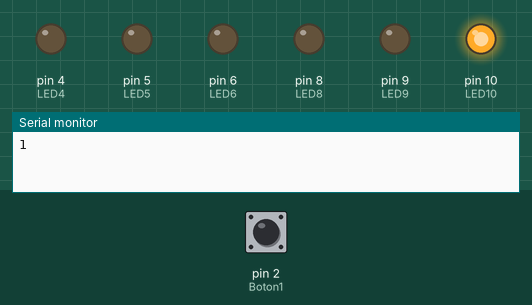
A sketch run on a simulated Arduino Uno, built with avr-gcc and run on an emulated ATmega328P. On the bench: output pins drawn as LEDs (lit = HIGH), the last lines printed to the serial monitor. The inputs (shaded band) are chosen by the test bench; at power-on: pin 2 (Boton1) HIGH.

Above: at 0.02 s.
At 0.27 s:
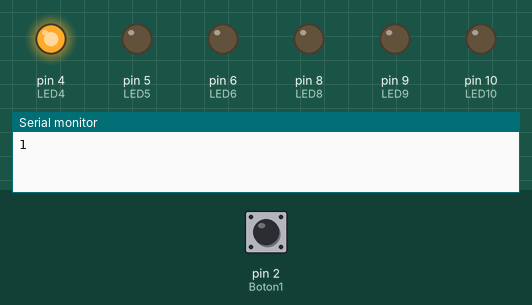
At 0.67 s:
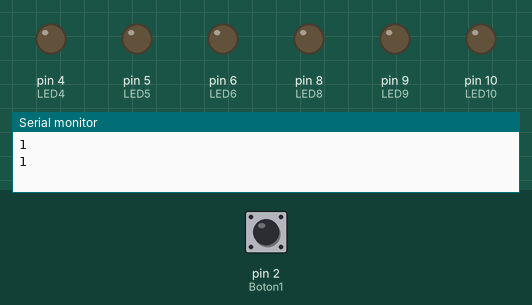
At 1.47 s:
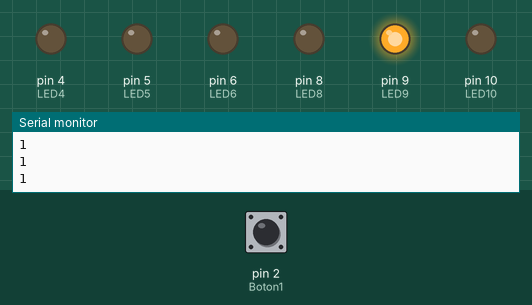
At 2.27 s:
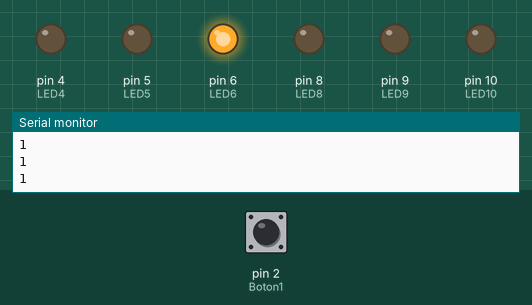
At 2.92 s:
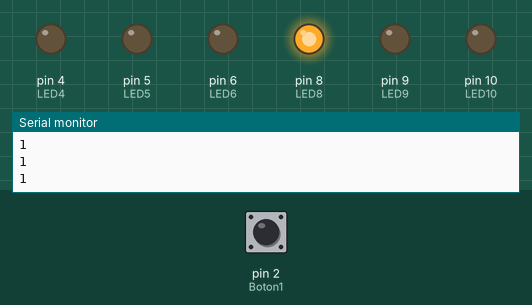
Timing chart, 0 to 3.2 s (numbered marks = the images above):
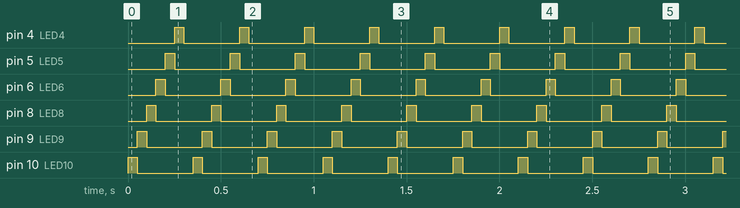

The sketch:

Proyecto_Arduino_Angulo_Cabrera.ino
```cpp
// estas son las variables

int LED4 = 4;
int LED5 = 5;
int LED6 = 6;

int LED8 = 8;
int LED9 = 9;
int LED10 = 10;

int Boton1 = 2;

int estadoBoton = 0;
int estadoBotonPrevio = 0;

int Pausa = 50;

void setup() {
  //establecer el rol de cada participante

  pinMode(LED4, OUTPUT);
  pinMode(LED5, OUTPUT);
  pinMode(LED6, OUTPUT);

  pinMode(LED8, OUTPUT);
  pinMode(LED9, OUTPUT);
  pinMode(LED10, OUTPUT);

  pinMode(Boton1, INPUT);
  Serial.begin(9600);
}

void loop() {

  estadoBoton = digitalRead(Boton1);
  Serial.print(estadoBoton);
  Serial.println("");

  //Intento de hacer que el boton funcione como switch (mantener su valor 1 o 0 y solo cambiarlo al ser apretado)
  /*
  if(estadoBotonPrevio == LOW && estadoBoton == HIGH) {
    botonApretado = ~botonApretado;

    Serial.print("botonApretado: ");
    Serial.println(botonApretado);
    Serial.println("");
  }
    estadoBotonPrevio = estadoBoton;
  */

  //apagar todos los LEDS
  digitalWrite(LED4, LOW);
  digitalWrite(LED5, LOW);
  digitalWrite(LED6, LOW);
  digitalWrite(LED8, LOW);
  digitalWrite(LED9, LOW);
  digitalWrite(LED10, LOW);

  //Patron de LED si el boton no es apretado
  if (estadoBoton == 0) {
    digitalWrite(LED4, HIGH);
    delay(Pausa);
    digitalWrite(LED4, LOW);
    digitalWrite(LED5, HIGH);
    delay(Pausa);
    digitalWrite(LED5, LOW);
    digitalWrite(LED6, HIGH);
    delay(Pausa);
    digitalWrite(LED6, LOW);
    digitalWrite(LED8, HIGH);
    delay(Pausa);
    digitalWrite(LED8, LOW);
    digitalWrite(LED9, HIGH);
    delay(Pausa);
    digitalWrite(LED9, LOW);
    digitalWrite(LED10, HIGH);
    delay(Pausa);
    digitalWrite(LED10, HIGH);
    delay(Pausa);
    digitalWrite(LED10, LOW);
    delay(Pausa);
    //Patron de LED si el boton esta siendo apretado
  } else {
    digitalWrite(LED10, HIGH);
    delay(Pausa);
    digitalWrite(LED10, LOW);
    digitalWrite(LED9, HIGH);
    delay(Pausa);
    digitalWrite(LED9, LOW);
    digitalWrite(LED8, HIGH);
    delay(Pausa);
    digitalWrite(LED8, LOW);
    digitalWrite(LED6, HIGH);
    delay(Pausa);
    digitalWrite(LED6, LOW);
    digitalWrite(LED5, HIGH);
    delay(Pausa);
    digitalWrite(LED5, LOW);
    digitalWrite(LED4, HIGH);
    delay(Pausa);
    digitalWrite(LED4, LOW);
    delay(Pausa);
  }
}
```

Measured:
- by itself, pin 4 (LED4), pin 5 (LED5), pin 6 (LED6), pin 8 (LED8), pin 9 (LED9), pin 10 (LED10): alternates HIGH for 0.05 s and LOW for 0.30 s
- by itself, everything shown: repeats every 0.35 s, in 7 steps
